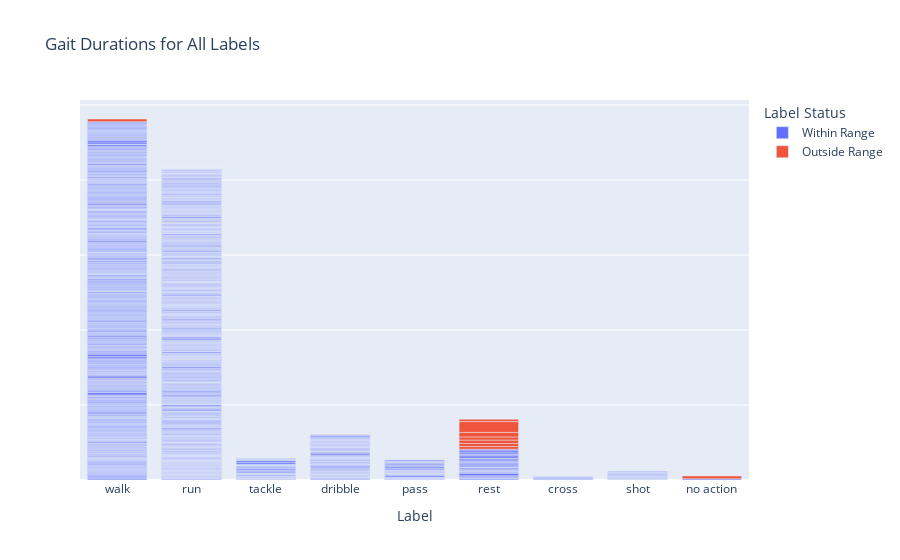

This figure's notebook cell:
### Markdown cell above
## Gait Duration Analysis for Labels :

### Code cell
import numpy as np
import plotly.express as px
import pandas as pd

# Assuming you have already collected 'norm' values into donnees1
# Initialize acceptable gait length range in seconds
min_gait_length = 0.1  # Minimum acceptable gait length (e.g., 0.1 seconds)
max_gait_length = 3.0  # Maximum acceptable gait length (e.g., 3.0 seconds)

# Lists to store gait durations, labels, and label statuses
gait_durations = []
labels = []
label_statuses = []

# Loop through the data to check gait duration for each label
for echantillon in donnees1:
    selected_label = echantillon['label']
    norm_data = echantillon['norm']  # Use the 'norm' data for the selected label

    # Assuming a constant sampling rate of 50Hz
    sampling_rate = 50  # Hz

    # Calculate gait duration (length) in seconds
    gait_duration = len(norm_data) / sampling_rate

    # Check if the gait duration falls within the acceptable range
    if min_gait_length <= gait_duration <= max_gait_length:
        label_status = 'Within Range'
    else:
        label_status = 'Outside Range'

    # Append gait duration, label, and label status to the respective lists
    gait_durations.append(gait_duration)
    labels.append(selected_label)
    label_statuses.append(label_status)

# Create a DataFrame for visualization
df = pd.DataFrame({'Label': labels, 'Gait Duration': gait_durations, 'Label Status': label_statuses})

# Create a bar chart using Plotly Express
fig = px.bar(df, x='Label', y='Gait Duration', color='Label Status', title='Gait Durations for All Labels')

# Remove the values of 'y' from the graph
fig.update_yaxes(title_text='', showticklabels=False)

fig.show()

### Figure 1 — Plotly figure (JSON) as saved in the notebook; plotly's stock layout.template omitted (floating-point values rounded to 4 significant figures; data arrays with more than 128 entries replaced by an {"elided": "..."} marker saying what was removed)
{"data": [{"alignmentgroup": "True", "hovertemplate": "Label Status=Within Range<br>Label=%{x}<br>Gait Duration=%{y}<extra></extra>", "legendgroup": "Within Range", "marker": {"color": "#636efa", "pattern": {"shape": ""}}, "name": "Within Range", "offsetgroup": "Within Range", "orientation": "v", "showlegend": true, "textposition": "auto", "type": "bar", "x": {"elided": "1172 str values"}, "xaxis": "x", "y": {"elided": "1172 float values"}, "yaxis": "y"}, {"alignmentgroup": "True", "hovertemplate": "Label Status=Outside Range<br>Label=%{x}<br>Gait Duration=%{y}<extra></extra>", "legendgroup": "Outside Range", "marker": {"color": "#EF553B", "pattern": {"shape": ""}}, "name": "Outside Range", "offsetgroup": "Outside Range", "orientation": "v", "showlegend": true, "textposition": "auto", "type": "bar", "x": ["rest", "shot", "run", "rest", "pass", "rest", "rest", "run", "walk", "rest", "dribble", "rest", "dribble", "no action", "rest"], "xaxis": "x", "y": [3.62, 0.08, 0.02, 4.08, 0.06, 4.54, 4.2, 0.02, 3.58, 6, 0.06, 14.46, 0.08, 3.84, 3.12], "yaxis": "y"}], "layout": {"barmode": "relative", "legend": {"title": {"text": "Label Status"}, "tracegroupgap": 0}, "title": {"text": "Gait Durations for All Labels"}, "xaxis": {"anchor": "y", "domain": [0, 1], "title": {"text": "Label"}}, "yaxis": {"anchor": "x", "domain": [0, 1], "showticklabels": false, "title": {"text": ""}}}}
